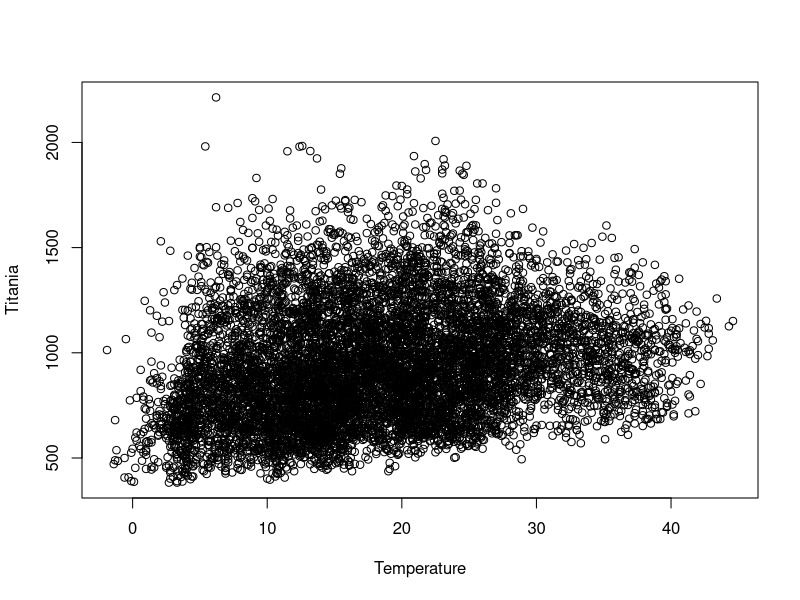
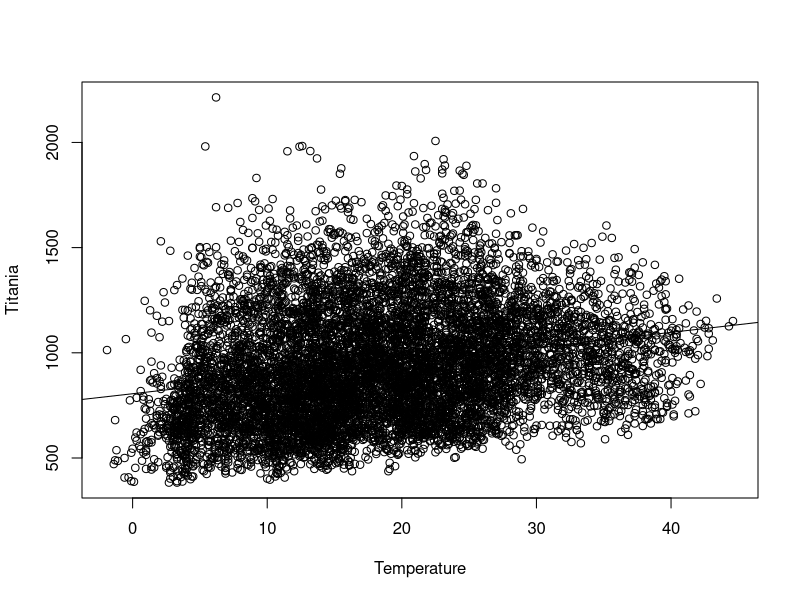
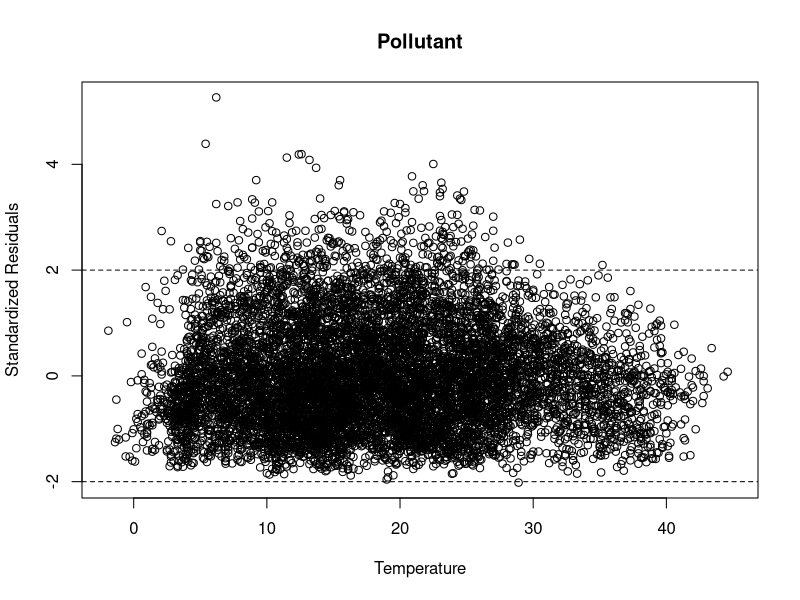
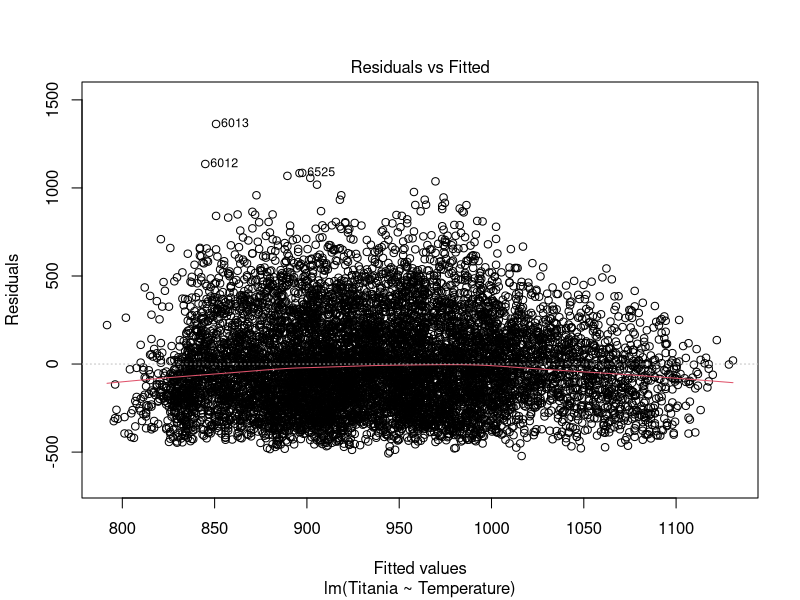
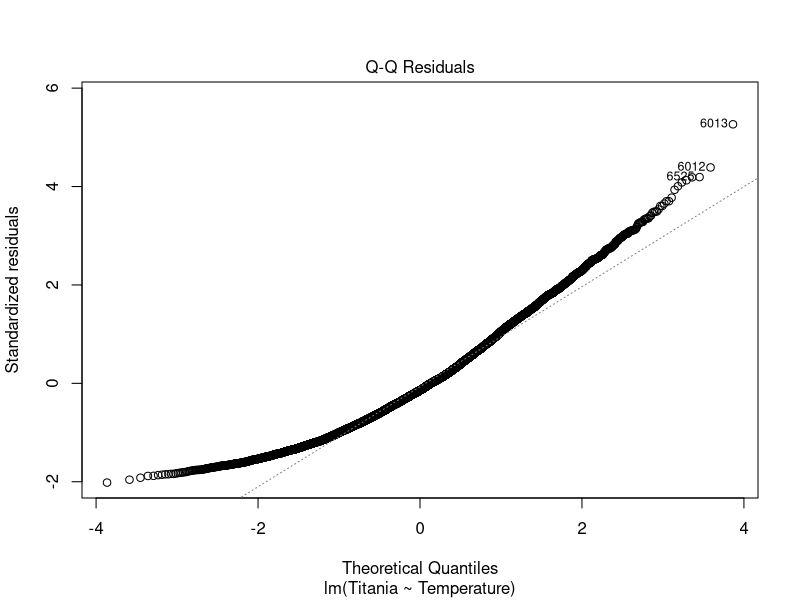
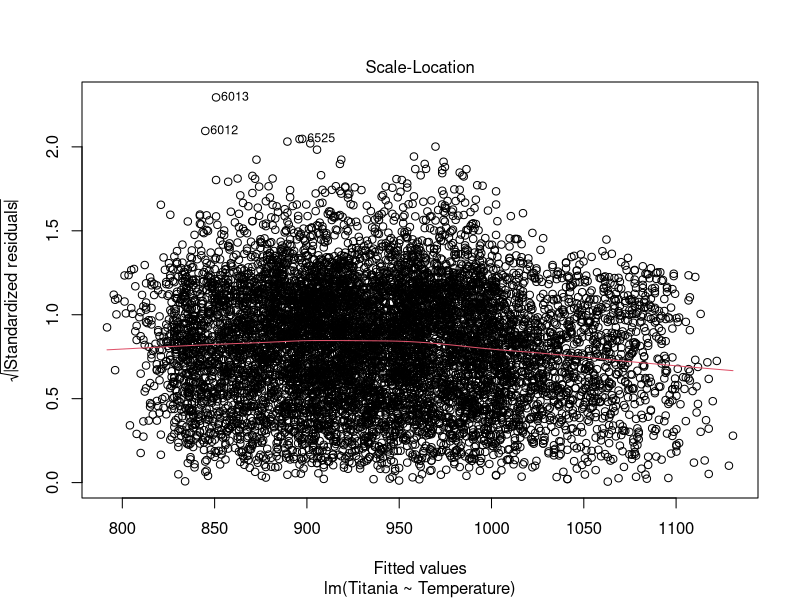
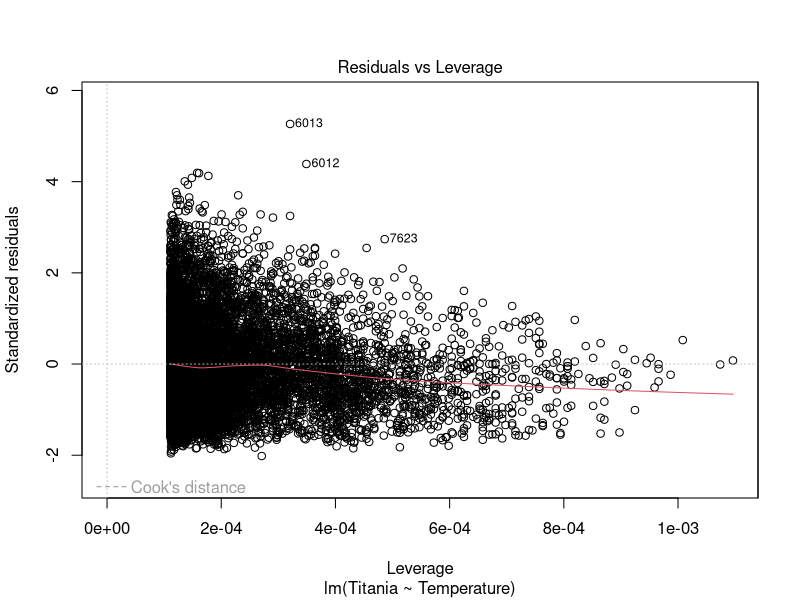

The R script that drew these images, in order:
## ---- chunk 1
# Read data from cvs file with ";" instead of ","
pollutiondata <- read.csv2("AirQualityData.csv",header=TRUE)

# Replace missing data i.e. -200 with NA
pollutiondata[pollutiondata==-200]<-NA

# Force Temperature to be a numeric vector
Temperature = as.numeric(as.character(pollutiondata$Temperature))
Titania = as.numeric(as.character(pollutiondata$PT08.S2.NMHC.))

summary(Temperature)
## ---- chunk 2
summary(Titania)
## ---- chunk 3
# Create temporary data set with Temperature and Titania pollutant
tempdataset <- data.frame(Titania, Temperature)
rm(Temperature,Titania)

# Data with NA
Bivariatedataset<-tempdataset[complete.cases(tempdataset), ]

# Remove NA
Bivariatedataset<-Bivariatedataset[complete.cases(Bivariatedataset), ]

#pollutiondatareduced<-pollutiondata[complete.cases(pollutiondata), ]

# Print the first 10 data rows
head(Bivariatedataset,10)
## ---- chunk 4
# Attach
attach(Bivariatedataset)

# Plot Titania pollutant vs time
plot(Temperature,Titania,xlab="Temperature", ylab="Titania")
## ---- chunk 5
# Perform linear regression between temperature and Titania
m1 <- lm(Titania ~ Temperature)
summary(m1)
## ---- chunk 6
# Plot figure with least square fit
plot(Temperature,Titania,xlab="Temperature", ylab="Titania")
abline(lsfit(Temperature,Titania))
## ---- chunk 7
#t-value for 95% confidence
tval <- qt(1-0.05/2,8989)
tval
## ---- chunk 8
#95% confidence intervals
round(confint(m1,level=0.95),3)
## ---- chunk 9
# Let us look at the standardized residual
StanRes2 <- rstandard(m1)
plot(Temperature,StanRes2,xlab="Temperature", ylab="Standardized Residuals",xlim=c(-2,45),main="Pollutant")
abline(h=2,lty=2)
abline(h=-2,lty=2)
## ---- chunk 10
# Detach the data frame
detach(Bivariatedataset)

# Plot diagnostic information
# par(mfrow=c(2,2))
plot(m1)
## ---- chunk 11
# Notice the leverage points and the Q-Q Normal plot
# What can say about this linear regression model ?

# Can you try other data sets ? For example, 
# Titania ~ Absolute Humidity ? or Relative Humidity ?

